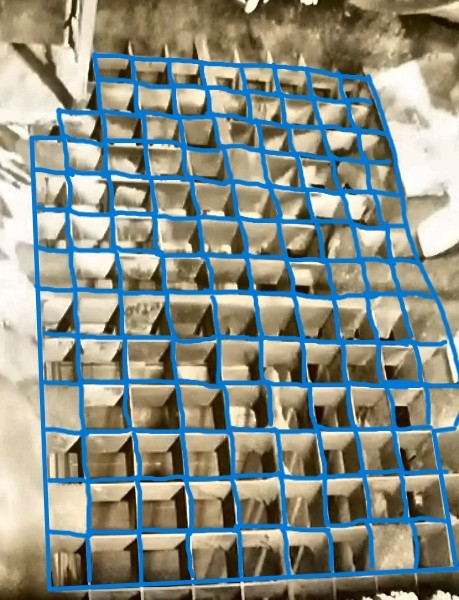
#> input picture archive/migration/coal_detection_migration_20260319_233903/tests/mock_data/clean/step_02_enhanced.jpg, 459 x 600 px
$ python auto_detect_grids.py ../tests/mock_data/clean/step_02_enhanced.jpg
#> lines starting #> are read from the running program, lines starting #| are printed output that depends on the picture; after the words box and inside, x2 and y2 are one past the last pixel; in counts of white or black regions, pixels touching at a corner belong together
"""
格栅口自动检测工具
基于真实图片自动识别格栅口位置
"""

import cv2
import numpy as np
import yaml
from pathlib import Path
from typing import List, Tuple, Optional
import argparse


class GridDetector:
    """格栅口自动检测器"""

    def __init__(self):
        self.debug = False

    def detect_grids(self, image_path: str, debug: bool = False) -> List[Tuple[int, int, int, int]]:
        """
        自动检测格栅口位置

        Args:
            image_path: 图片路径
            debug: 是否显示调试信息

        Returns:
            格栅口ROI列表 [(x, y, w, h), ...]
        """
#> called with debug = False
        self.debug = debug

        # 读取图片
        image = cv2.imread(image_path)
#> image is the input picture: shape (600, 459, 3); mean B, G, R 134.5, 143, 135.7
        if image is None:
            print(f"无法读取图片: {image_path}")
            return []

        print(f"图片尺寸: {image.shape[1]} x {image.shape[0]}")
#| 图片尺寸: 459 x 600

        # 预处理
        gray = cv2.cvtColor(image, cv2.COLOR_BGR2GRAY)
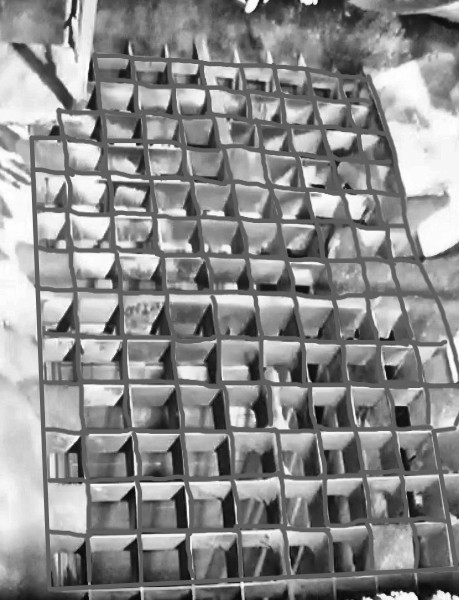
#> gray: shape (600, 459); min 4, max 255, mean 139.8

        # 格栅检测流程
        grid_rois = self._detect_grid_pattern(gray, image)

        if not grid_rois:
            print("未检测到格栅口，尝试备用方法...")
            grid_rois = self._detect_grid_fallback(gray, image)

        print(f"检测到 {len(grid_rois)} 个格栅口")

        if self.debug and grid_rois:
            self._show_debug_result(image.copy(), grid_rois)

        return grid_rois

    def _detect_grid_pattern(self, gray: np.ndarray, original: np.ndarray) -> List[Tuple[int, int, int, int]]:
        """主要的格栅检测方法"""
        h, w = gray.shape
#> h = 600; w = 459

        # 自适应二值化
        binary = cv2.adaptiveThreshold(
            gray, 255, cv2.ADAPTIVE_THRESH_GAUSSIAN_C, cv2.THRESH_BINARY, 15, 5
        )
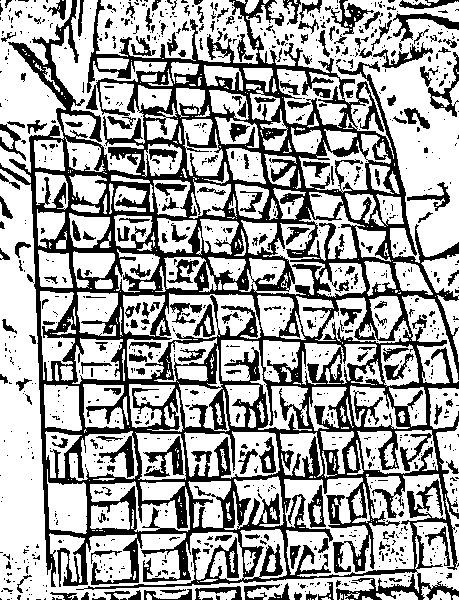
#> binary: shape (600, 459); 64.8% white; 1054 black regions (841 under 20 px), largest, box (x1, y1, x2, y2) and area: (0, 0, 459, 600) 75127, (143, 436, 184, 477) 652, (393, 13, 459, 42) 570

        # 形态学操作
        kernel_h = cv2.getStructuringElement(cv2.MORPH_RECT, (w//20, 1))
        kernel_v = cv2.getStructuringElement(cv2.MORPH_RECT, (1, h//20))
#> kernel_v = 30 values from 1 to 1

        # 检测水平线
        horizontal = cv2.morphologyEx(binary, cv2.MORPH_OPEN, kernel_h)
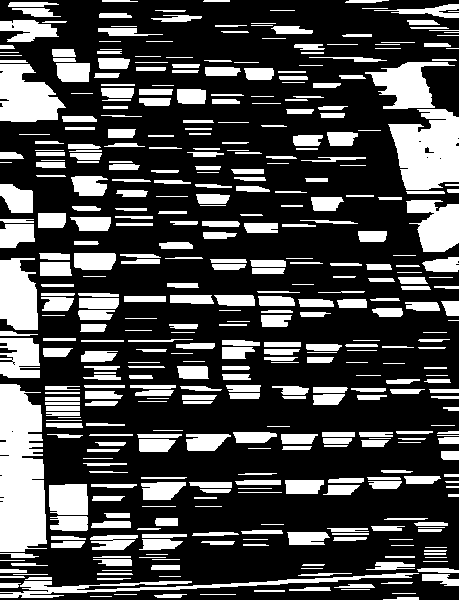
#> horizontal: shape (600, 459); 28.6% white; 431 white regions (6 under 20 px), largest, box (x1, y1, x2, y2) and area: (0, 384, 47, 552) 6703, (388, 109, 459, 190) 4219, (0, 64, 66, 122) 2655
        # 检测垂直线
        vertical = cv2.morphologyEx(binary, cv2.MORPH_OPEN, kernel_v)
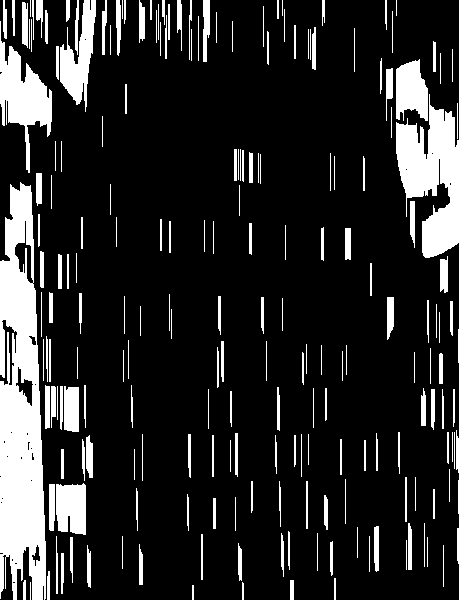
#> vertical: shape (600, 459); 15.8% white; 208 white regions (5 under 20 px), largest, box (x1, y1, x2, y2) and area: (0, 182, 46, 600) 13694, (396, 94, 459, 258) 5934, (0, 21, 52, 173) 3102

        # 合并线条
        grid_lines = cv2.bitwise_or(horizontal, vertical)
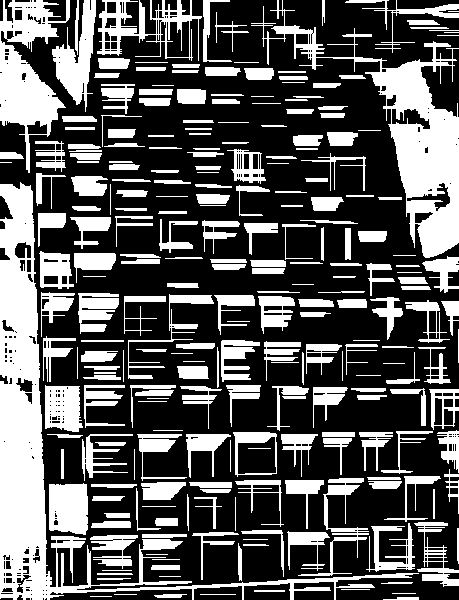
#> grid_lines: shape (600, 459); 34.4% white; 256 white regions (3 under 20 px)

        if self.debug:
            cv2.imshow("Binary", binary)
            cv2.imshow("Grid Lines", grid_lines)
            cv2.waitKey(0)

        # 查找轮廓来定位格栅口
        contours, _ = cv2.findContours(grid_lines, cv2.RETR_LIST, cv2.CHAIN_APPROX_SIMPLE)
#> contours = 518 contours, 214 with area under 20; largest, box (x1, y1, x2, y2) and area: (0, 182, 419, 600) 18245, (251, 0, 459, 258) 11097, (0, 0, 70, 173) 5366, (97, 0, 202, 61) 2874, (52, 0, 96, 112) 1968

        # 反转图像（格栅孔为白色）
        grid_holes = cv2.bitwise_not(grid_lines)
#> grid_holes: shape (600, 459); 65.6% white; 256 black regions (3 under 20 px)
        hole_contours, _ = cv2.findContours(grid_holes, cv2.RETR_EXTERNAL, cv2.CHAIN_APPROX_SIMPLE)
#> hole_contours = 210 contours, 153 with area under 20; largest, box (x1, y1, x2, y2) and area: (0, 0, 459, 600) 208835, (283, 0, 459, 68) 6844, (421, 49, 459, 117) 1283, (50, 589, 192, 600) 1048, (244, 583, 290, 600) 626

        rois = []
        min_area = (w * h) // 2000  # 最小格栅口面积
#> min_area = 137
        max_area = (w * h) // 50    # 最大格栅口面积
#> max_area = 5508

        for contour in hole_contours:
            area = cv2.contourArea(contour)

            if min_area < area < max_area:
                x, y, w_roi, h_roi = cv2.boundingRect(contour)

                # 过滤形状不合理的区域
                aspect_ratio = w_roi / h_roi
                if 0.3 < aspect_ratio < 3.0:  # 允许一定的长宽比变化
                    rois.append((x, y, w_roi, h_roi))
#> this loop made 210 passes
#> (area, x, y, w_roi, h_roi, aspect_ratio) on passes 14, 18, 21, 22, 77, 110, 114, 117, 123, 126, 153, 168: (1048.5, 50, 589, 142, 11, 12.91), (539.5, 194, 586, 48, 14, 3.43), (626.5, 244, 583, 46, 17, 2.71), (479, 294, 582, 40, 18, 2.22), (155, 434, 398, 8, 27, 0.296), (159.5, 15, 242, 16, 16, 1), (154, 0, 196, 13, 23, 0.565), (254.5, 407, 183, 43, 28, 1.54), (157.5, 27, 121, 20, 13, 1.54), (325.5, 392, 109, 38, 20, 1.9), (1283, 421, 49, 38, 68, 0.559), (558.5, 167, 21, 22, 36, 0.611)
#> area on passes 16, 29, 31, 36, 37, 49: 23.5, 55.5, 46.5, 20, 23.5, 28
#> after the loop, rois = [(244, 583, 46, 17), (294, 582, 40, 18), (15, 242, 16, 16), (0, 196, 13, 23), (407, 183, 43, 28), (27, 121, 20, 13), (392, 109, 38, 20), (421, 49, 38, 68), (167, 21, 22, 36), (140, 0, 16, 34), (121, 0, 18, 34), (43, 0, 23, 21)]

        return rois

    # [111 lines left out: functions _detect_grid_fallback, _generate_uniform_grid, _create_grid_from_lines, _show_debug_result, not called in this run]

    def save_grid_config(self, rois: List[Tuple[int, int, int, int]],
                        output_path: str = "config/grid_real.yaml"):
        """保存格栅配置到文件"""
        config_data = {
            'grid_rois': [
                {'id': i + 1, 'x': x, 'y': y, 'w': w, 'h': h}
                for i, (x, y, w, h) in enumerate(rois)
            ],
            'total_grids': len(rois),
            'detection_method': 'auto_detected'
        }

        Path(output_path).parent.mkdir(exist_ok=True)

        with open(output_path, 'w', encoding='utf-8') as f:
            yaml.dump(config_data, f, default_flow_style=False,
                     allow_unicode=True, sort_keys=False)

        print(f"格栅配置已保存到: {output_path}")


def main():
    parser = argparse.ArgumentParser(description="自动检测格栅口位置")
    parser.add_argument("image_path", help="格栅图片路径")
    parser.add_argument("--debug", action="store_true", help="显示调试信息")
    parser.add_argument("--output", default="config/grid_real.yaml", help="输出配置文件路径")

    args = parser.parse_args()

    detector = GridDetector()
    rois = detector.detect_grids(args.image_path, debug=args.debug)
#> in detect_grids, `grid_rois = self._detect_grid_pattern(gray, image)`: grid_rois has the same summary as rois in _detect_grid_pattern
#| 检测到 12 个格栅口

    if rois:
        detector.save_grid_config(rois, args.output)
        print(f"\n成功检测到 {len(rois)} 个格栅口")
#| 成功检测到 12 个格栅口
        print("配置文件已生成，可以在检测系统中使用")
    else:
        print("格栅检测失败")


if __name__ == "__main__":
    main()

$ run again, on archive/migration/coal_detection_migration_20260319_233903/tests/mock_data/clean/3.png
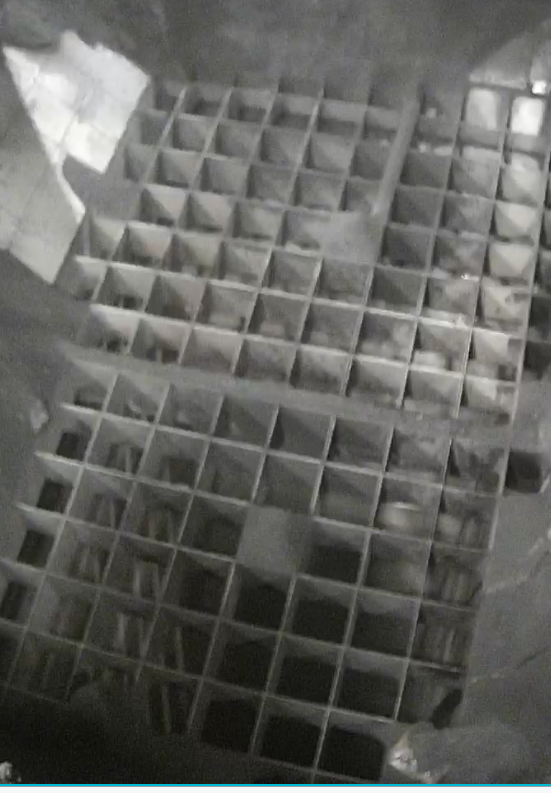
#> input picture archive/migration/coal_detection_migration_20260319_233903/tests/mock_data/clean/3.png, 551 x 793 px
#> in detect_grids, image is the input picture: shape (793, 551, 3); mean B, G, R 95.9, 99.2, 99
#| 图片尺寸: 551 x 793
#> in _detect_grid_pattern, `binary = cv2.adaptiveThreshold( gray, 255, cv2.ADAPTIVE_THRESH_GAUSSIA..`:
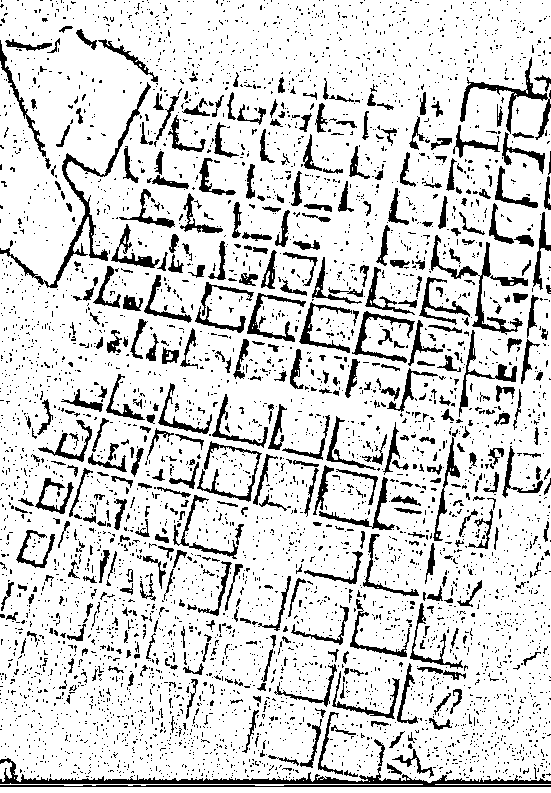
#> binary: shape (793, 551); 84% white; 4621 black regions (4181 under 20 px), largest, box (x1, y1, x2, y2) and area: (0, 758, 551, 787) 3787, (0, 82, 151, 288) 1769, (431, 235, 523, 335) 1093
#> horizontal: shape (793, 551); 48.5% white; 620 white regions (7 under 20 px), largest, box (x1, y1, x2, y2) and area: (0, 0, 551, 99) 31906, (0, 341, 415, 430) 11584, (3, 44, 181, 163) 9957
#> vertical: shape (793, 551); 32.9% white; 588 white regions, largest, box (x1, y1, x2, y2) and area: (0, 0, 85, 433) 12062, (393, 0, 440, 198) 5017, (228, 0, 277, 155) 3547
#> in _detect_grid_pattern, `grid_lines = cv2.bitwise_or(horizontal, vertical)`:
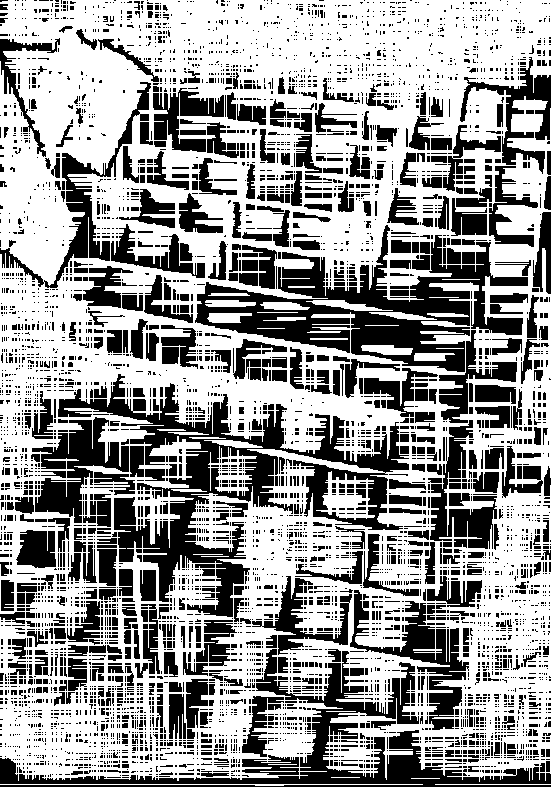
#> grid_lines: shape (793, 551); 60.1% white; 5323 black regions (4568 under 20 px)
#> contours = 5379 contours, 4238 with area under 20; largest, box (x1, y1, x2, y2) and area: (0, 0, 551, 782) 410448, (57, 373, 410, 618) 21224, (194, 224, 529, 373) 20992, (349, 589, 470, 731) 5170, (31, 416, 130, 524) 4912
#> grid_holes: shape (793, 551); 39.9% white; 5323 white regions (4568 under 20 px)
#> hole_contours = 5260 contours, 4823 with area under 20; largest, box (x1, y1, x2, y2) and area: (58, 374, 409, 617) 20510, (195, 225, 528, 372) 18210, (0, 649, 551, 787) 9883, (32, 417, 129, 523) 3852, (350, 590, 469, 730) 3630
#> the loop in _detect_grid_pattern, `for contour in hole_contours:` made 5260 passes
#> (area, x, y, w_roi, h_roi, aspect_ratio) on passes 243, 1110, 1137, 1299, 1495, 1544, 1817, 1962: (583, 242, 755, 57, 20, 2.85), (760, 242, 696, 42, 61, 0.689), (502.5, 169, 694, 17, 45, 0.378), (643.5, 186, 679, 22, 49, 0.449), (375, 68, 658, 19, 33, 0.576), (225.5, 164, 652, 14, 25, 0.56), (794.5, 196, 620, 41, 46, 0.891), (527.5, 141, 604, 19, 70, 0.271)
#> after the loop in _detect_grid_pattern, `for contour in hole_contours:`: rois = 72 items, first 6: (242, 755, 57, 20), (242, 696, 42, 61), (169, 694, 17, 45), (186, 679, 22, 49), (68, 658, 19, 33), (164, 652, 14, 25)
#> grid_rois has the same summary as rois in _detect_grid_pattern
#| 检测到 72 个格栅口
#| 成功检测到 72 个格栅口

$ run again, on archive/migration/coal_detection_migration_20260319_233903/tests/mock_data/clean/4.png
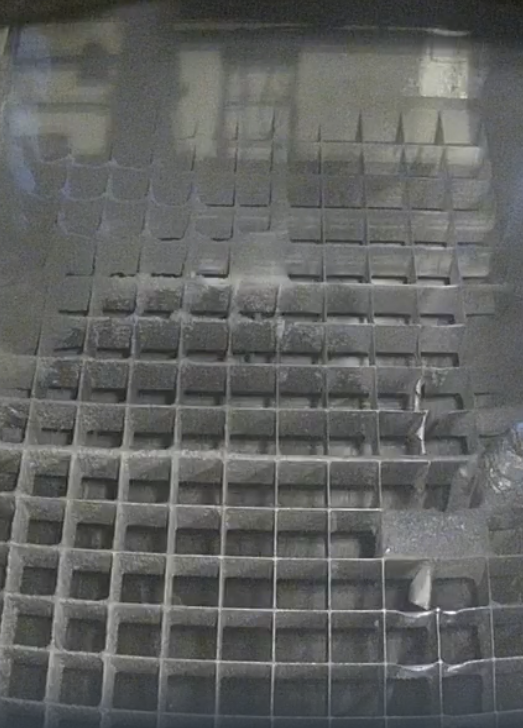
#> input picture archive/migration/coal_detection_migration_20260319_233903/tests/mock_data/clean/4.png, 523 x 728 px
#> in detect_grids, image is the input picture: shape (728, 523, 3); mean B, G, R 96.4, 97.9, 96.3
#| 图片尺寸: 523 x 728
#> in _detect_grid_pattern, `binary = cv2.adaptiveThreshold( gray, 255, cv2.ADAPTIVE_THRESH_GAUSSIA..`:
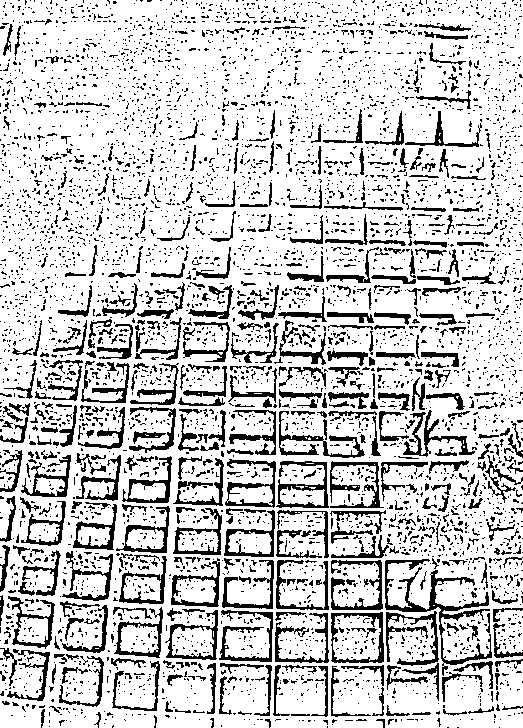
#> binary: shape (728, 523); 79.9% white; 5271 black regions (4784 under 20 px), largest, box (x1, y1, x2, y2) and area: (385, 559, 492, 676) 1878, (386, 611, 439, 666) 800, (279, 411, 365, 458) 786
#> horizontal: shape (728, 523); 39.7% white; 750 white regions (18 under 20 px), largest, box (x1, y1, x2, y2) and area: (0, 51, 470, 98) 11404, (13, 22, 523, 52) 6993, (0, 698, 523, 728) 4257
#> vertical: shape (728, 523); 17.8% white; 418 white regions (3 under 20 px), largest, box (x1, y1, x2, y2) and area: (186, 0, 212, 283) 2896, (157, 375, 178, 728) 1883, (299, 0, 322, 163) 1808
#> in _detect_grid_pattern, `grid_lines = cv2.bitwise_or(horizontal, vertical)`:
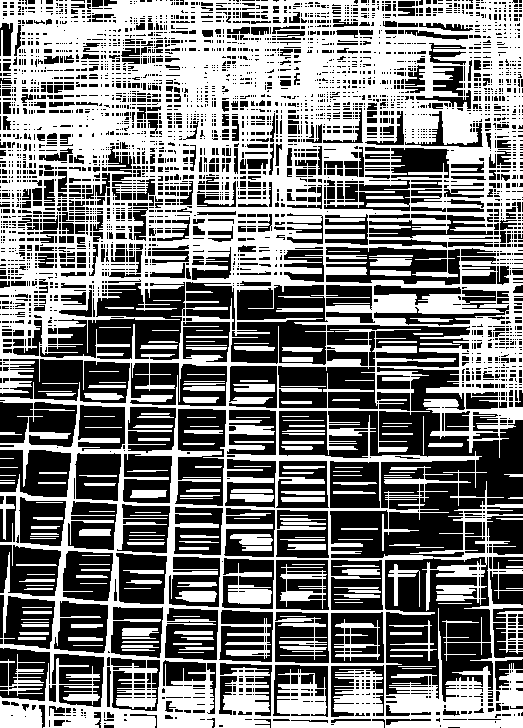
#> grid_lines: shape (728, 523); 48.8% white; 195 white regions (6 under 20 px)
#> contours = 3712 contours, 2626 with area under 20; largest, box (x1, y1, x2, y2) and area: (0, 0, 523, 728) 347862, (384, 556, 494, 703) 12004, (39, 281, 186, 361) 7222, (329, 482, 486, 559) 7145, (230, 284, 329, 366) 6816
#> grid_holes: shape (728, 523); 51.2% white; 195 black regions (6 under 20 px)
#> hole_contours = 3646 contours, 3230 with area under 20; largest, box (x1, y1, x2, y2) and area: (385, 557, 493, 702) 11265, (328, 367, 523, 505) 8062, (330, 483, 485, 558) 5957, (231, 285, 328, 365) 5840, (40, 282, 185, 360) 5622
#> the loop in _detect_grid_pattern, `for contour in hole_contours:` made 3646 passes
#> (area, x, y, w_roi, h_roi, aspect_ratio) on passes 190, 206, 207, 208, 211, 212, 213, 214: (259, 219, 676, 18, 39, 0.462), (602, 331, 665, 53, 52, 1.02), (776, 273, 665, 55, 52, 1.06), (447, 220, 663, 52, 53, 0.981), (668.5, 163, 660, 43, 26, 1.65), (557.5, 112, 660, 48, 51, 0.941), (312, 495, 659, 28, 31, 0.903), (203.5, 111, 658, 35, 10, 3.5)
#> after the loop in _detect_grid_pattern, `for contour in hole_contours:`: rois = 83 items, first 6: (219, 676, 18, 39), (331, 665, 53, 52), (273, 665, 55, 52), (220, 663, 52, 53), (163, 660, 43, 26), (112, 660, 48, 51)
#> grid_rois has the same summary as rois in _detect_grid_pattern
#| 检测到 83 个格栅口
#| 成功检测到 83 个格栅口
